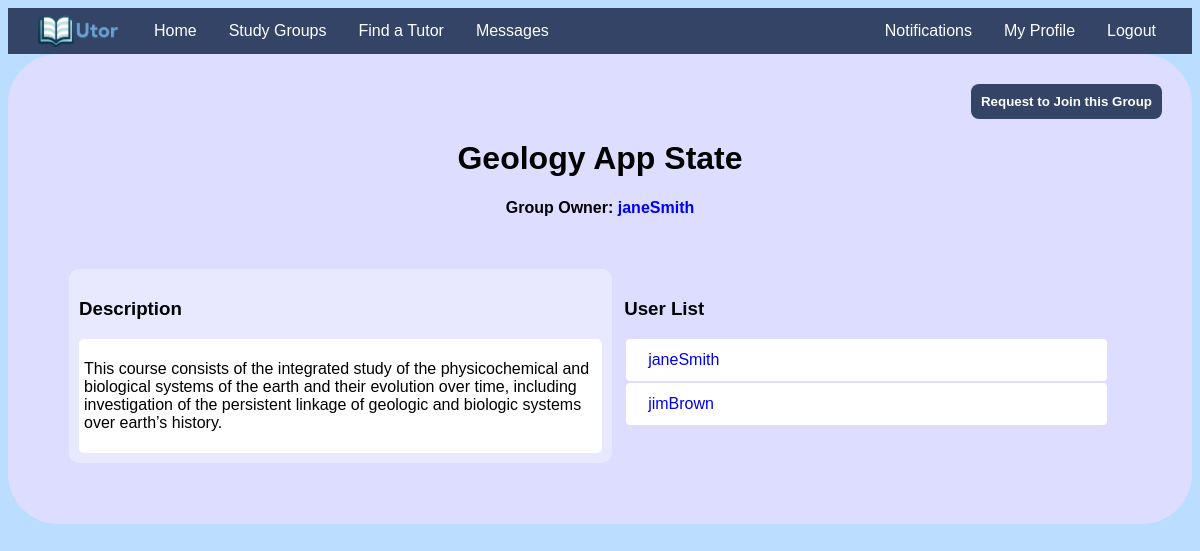
/groups/view_group/108/ (signed in), run on the app's committed database.
### main/models.py (models this page shows, shortened)
class StudyGroup(models.Model):
    owner = models.ForeignKey(User, on_delete=models.CASCADE, related_name="owned_studygroups")
    university = models.ForeignKey(University, on_delete=models.CASCADE)
    user_list = models.ManyToManyField(User)
    requests = models.ManyToManyField(User, related_name="requests_set")
    invitations = models.ManyToManyField(User, related_name="invitations_set")
    name = models.CharField(max_length=100)
    subject = models.CharField(max_length=100)
    description = models.TextField(null=True, blank=True)
    course = models.CharField(max_length=10, null=True, blank=True)

class User(AbstractUser):
    tutor_subjects = models.TextField(null=True)
    student_subjects = models.TextField(null=True)
    university = models.ForeignKey(University, on_delete=models.PROTECT, null=True, blank=True)
    bio = models.TextField(default="This user hasn't set their bio")
    is_verified = models.BooleanField(default=False)
    email_key = models.CharField(max_length=50, unique=True)
    tutoring_enabled = models.BooleanField(default=False)
    tutoring_pay = models.DecimalField(null=True, decimal_places=2, max_digits=4, default=0.00)
    average_rating = models.DecimalField(null=True, decimal_places=2, max_digits=3, default=0.00)
    zip_code = models.IntegerField(null=True, default=28607)
    def has_notifications(self):
        return bool(Notification.objects.filter(user=self))
    def num_notifications(self):
        return len(Notification.objects.filter(user=self))

### main/misc_utils.py (the view)
    def wrapper(request, *args, **kwargs):
        if not request.user.is_authenticated:
            return redirect("login")
        return target(request, *args, **kwargs)

### main/misc_utils.py (called while the page is built)
def ensure_authenticated(target):
    def wrapper(request, *args, **kwargs):
        if not request.user.is_authenticated:
            return redirect("login")
        return target(request, *args, **kwargs)
    return wrapper

### main/views.py (called while the page is built)
@ensure_authenticated
def view_group(request, group_id):
    group = get_object_or_404(StudyGroup, pk=group_id)
    posts = group.grouppost_set.order_by("-time")
    usr_in_group = group.user_list.contains(request.user)
    meetings = Meeting.objects.filter(group=group).filter(time__gt = timezone.now()).order_by("time")
    next_meeting = False
    if meetings.exists():
        next_meeting = meetings[0]
    return render(request, "view_group.html", context={"group": group, "usr_in_group": usr_in_group, "posts": posts, "next_meeting": next_meeting})

### main/templates/view_group.html (shortened to what this page needs)
{% extends 'base.html' %}
{% load static %}
{% block content %}
<div class="outer">
  <div class="maindiv">
    {% if request.user not in group.user_list.all %}
      {% if request.user in group.invitations.all %}
      <div class="join_group" style="float: right;">
        <a class="anchorbutton" href="{% url 'join_group' group.id %}" style="float: right;">Click to Join</a>
      </div>
      {% elif request.user in group.requests.all %}
      <div class="join_group" style="float: right;">
        <button class="clickedbutton" id="joinbutton" style="float: right;">Request Sent</button>
      </div>
      {% else %}
      <div class="join_group" style="float: right;">
        <button class="anchorbutton" id="joinbutton" onclick="requestJoin({{ group.id }});" style="float: right;">Request to Join this Group</button>
      </div>
      {% endif %}
    {% elif request.user != group.owner %}
    <div class="join_group" style="float: right;">
      <button class="anchorbutton" style="float: right;" onclick="leave();">Leave Group</button>
    </div>
    {% elif request.user == group.owner %}
    <div class="join_group" style="float: right;">
      <button class="anchorbutton" style="float: right; background: #F55;" onclick="deleteGroup();">Delete Group</button>
    </div>
    {% endif %}
    <div class="center text-center">
      <h1>{{ group.name }}</h1>
      <h4>Group Owner: <a href="{% url 'profile' group.owner.username %}" class="userlink">{{ group.owner.username }}</a></h4>
    </div>
    <div class="sidebyside" style="background: #DDF; width: 97%; margin: auto;">
      <div class="description innersidebyside" style="background: #E8E8FF;">
        <h3>Description</h3>
        <div id="desc">
          <p id="desc_text">{{ group.description }}</p>
        </div>
      </div>
      <div class="userlist center innersidebyside">
        <div id="userlist">
          <h3>User List</h3>
          {% for usr in group.user_list.all %}
            <div class="list2" id="listusr{{ usr.id }}">
              <div style="width: 90%; padding: 7px; margin-left: 10px;"><a href="{% url 'profile' usr.username %}" class="userlink">{{ usr.username }}</a></div>
            </div>
          {% endfor %}
        </div>
      </div>
    </div>
  </div>
</div>
{% endblock %}

### main/static/main/style.css (style rules this page uses)
body { background: #BDF; font-family: Tahoma, sans-serif; }
.outer { width: 100%; display: flex; }
.center { width: 100%; display: block; }
.maindiv { width: 100%; display: flex; flex-direction: column; margin: auto; background: #DDF; border-radius: 50px; padding: 30px; }
.sidebyside { width: 100%; display: flex; flex-direction: row; margin: auto; background: #BBD; border-radius: 50px; padding: 30px; }
.list2 { width: 90%; background: #FFF; padding: 5px; border-radius: 4px; margin: 2px; display: flex; flex-direction: horizontal; }
.description { background: #EEF; }
.text-center { text-align: center; }
.innersidebyside { flex: 1; padding: 10px; background: #DDF; border-radius: 10px; margin: 1px; max-width: 50%; }
.anchorbutton { text-decoration: none; font-weight: bold; color: white; padding: 10px; border-radius: 8px; background: #346; }
button.anchorbutton { border: none; cursor: pointer; }
.userlink { text-decoration: none; }
#desc { background: #FFF; padding: 5px; border-radius: 5px; }
#desc_text { word-break: break-word; white-space: normal; width: 100%; }

### data on the page
StudyGroup: name "Geology App State", owner.username "janeSmith", description "This course consists of the integrated study of the physicochemical and biological systems of the earth and their evolution over time, including investigation of the persistent linkage of geologic and biologic systems over earth’s history."
User: username "janeSmith"
User: username "jimBrown"
